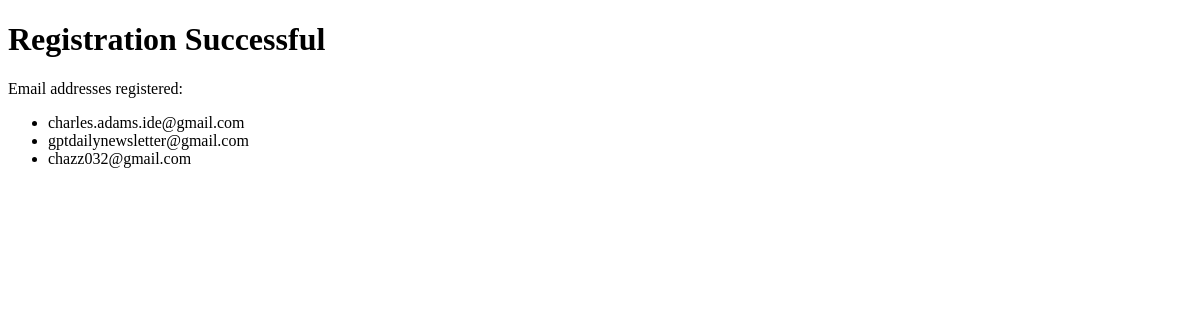
Page /success on the earlier database version.
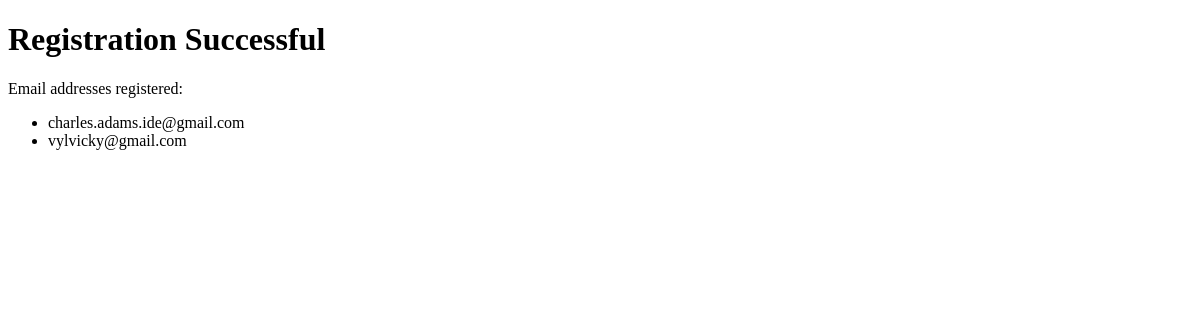
Same page on the later database version.
### models.py (models this page shows)
class Email(db.Model):
    id = db.Column(db.Integer, primary_key=True)
    address = db.Column(db.String(120), unique=True, nullable=False)

### email_collector.py (the view)
@app.route('/success')
def success():
    emails = Email.query.all()
    return render_template('email_submitted.html', emails=emails)

### templates/email_submitted.html (shortened to what this page needs)
<!DOCTYPE html>
<html lang="en">
<head>
</head>
<body>
    <h1>Registration Successful</h1>
    <p>Email addresses registered:</p>
    <ul>
        {% for email in emails %}
            <li>{{ email.address }}</li>
        {% endfor %}
    </ul>
</body>
</html>

Differences in the rows shown:
removed Email: address "chazz032@gmail.com"
changed Email: address "gptdailynewsletter@gmail.com" → "vylvicky@gmail.com"
